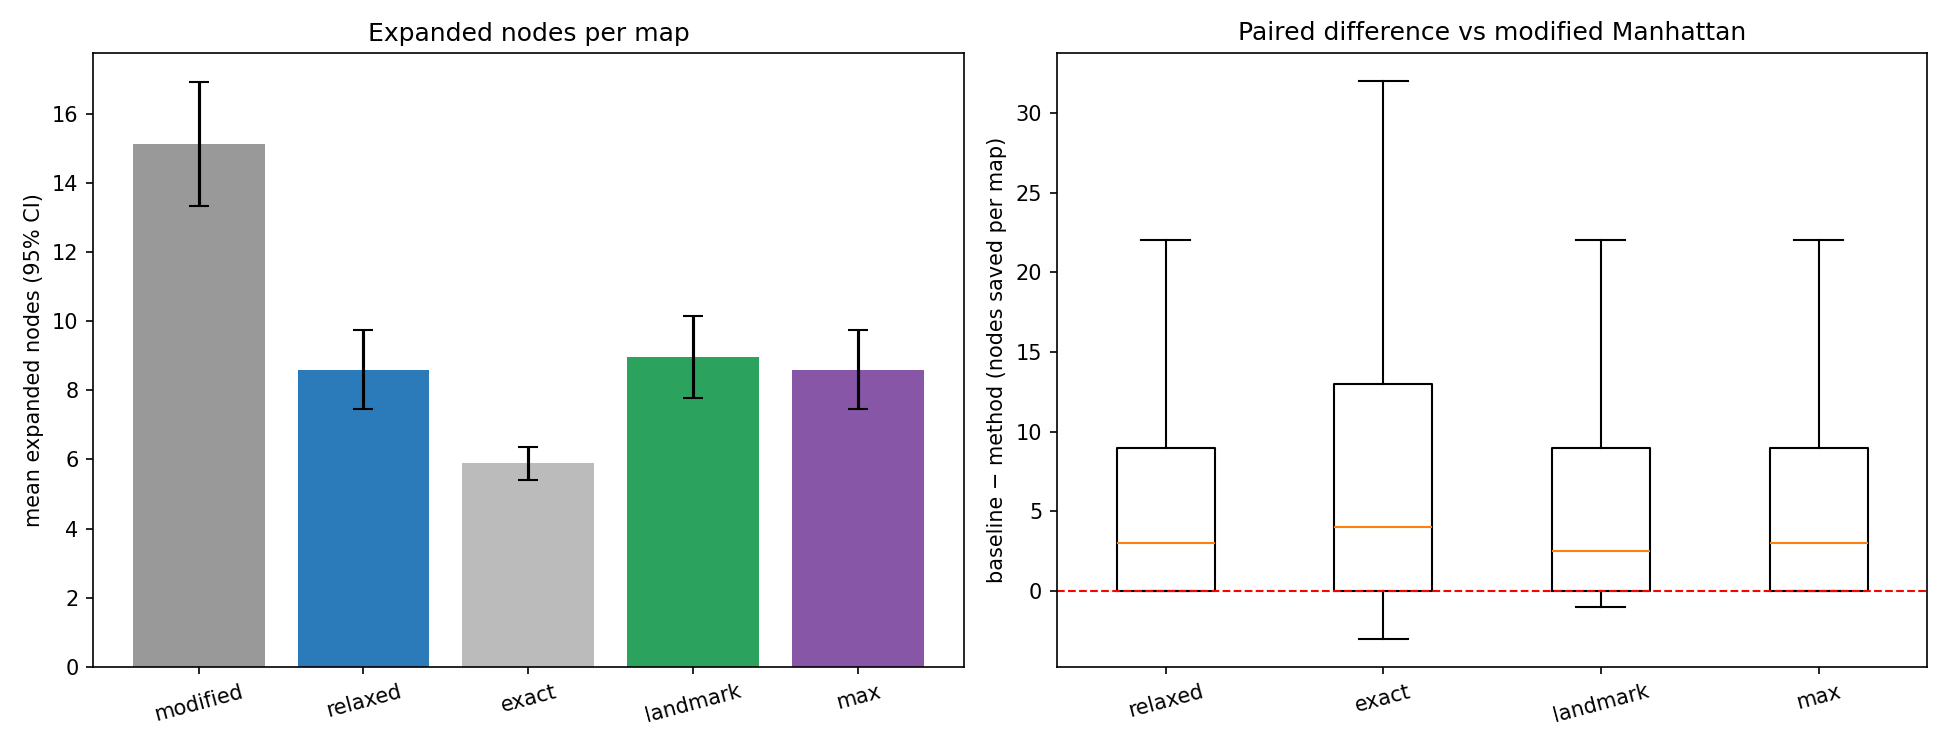

Write the Python code that produced this figure.
import itertools
import math
import os
import random
import statistics
import time

import matplotlib
matplotlib.use('Agg')
import matplotlib.pyplot as plt
from scipy import stats

from weighted_astar_task2 import START, GOAL, can_enter, enter_cost
from extraMethod_task2 import METHODS, astar_with_table, h_exact, reverse_costs

SEED = 2026
PILOT_SIZE = 200
MIN_SIZE = 300
MAX_SIZE = 2000
ALPHA = 0.05
POWER = 0.80
TIME_REPEATS = 3
BASELINE = 'modified'
EXACT = 'exact'
OUT_DIR = os.path.dirname(os.path.abspath(__file__))
PLOT_PATH = os.path.join(OUT_DIR, 'extraTest_task2.png')
REPORT_PATH = os.path.join(OUT_DIR, 'extraTest_task2_results.md')
KEYS = [key for key, _, _ in METHODS]
LABELS = {key: label for key, label, _ in METHODS}


class MapStream:
    # One seeded stream. Extending the sample continues the same sequence.
    def __init__(self, seed):
        self.rng = random.Random(seed)

    def next_map(self):
        while True:
            grid, start, goal = self._raw_map()
            if start in reverse_costs(grid, goal, relaxed=False):
                return grid, start, goal

    def _raw_map(self):
        rng = self.rng
        rows = rng.randint(3, 12)
        cols = rng.randint(3, 12)
        wall_prob = rng.choice([0.0, 0.15, 0.3])
        grid = [['X' if rng.random() < wall_prob else str(rng.randint(1, 9))
                 for _ in range(cols)] for _ in range(rows)]
        start = (rng.randrange(rows), rng.randrange(cols))
        goal = (rng.randrange(rows), rng.randrange(cols))
        while goal == start:
            goal = (rng.randrange(rows), rng.randrange(cols))
        grid[start[0]][start[1]] = START
        grid[goal[0]][goal[1]] = GOAL
        return grid, start, goal


def check_table(grid, table, exact):
    admissible = all(table.get(c, 0) <= exact[c] for c in exact)
    consistent = True
    for c in exact:
        x, y = c
        for dx, dy in [(-1, 0), (1, 0), (0, -1), (0, 1)]:
            nb = (x + dx, y + dy)
            if nb not in exact or not can_enter(grid[nb[0]][nb[1]]):
                continue
            if table.get(c, 0) > enter_cost(grid[nb[0]][nb[1]]) + table.get(nb, 0):
                consistent = False
    return admissible, consistent


def evaluate(grid, start, goal):
    exact = h_exact(grid, goal)
    optimal = exact[start]
    record = {}

    for key, _, build in METHODS:
        pre_times, search_times = [], []
        table = None
        for _ in range(TIME_REPEATS):
            t0 = time.perf_counter()
            table = build(grid, goal)
            t1 = time.perf_counter()
            cost, expanded = astar_with_table(start, goal, grid, table)
            t2 = time.perf_counter()
            pre_times.append(t1 - t0)
            search_times.append(t2 - t1)

        assert cost == optimal, f'{key}: cost {cost} != optimal {optimal}'
        admissible, consistent = check_table(grid, table, exact)
        assert admissible, f'{key}: heuristic overestimates'

        record[key] = {
            'expanded': expanded,
            'pre': min(pre_times),
            'search': min(search_times),
            'consistent': consistent,
        }
    return record


def mean(xs):
    return sum(xs) / len(xs)


def paired_diffs(results, a, b):
    # Per map: nodes expanded by a minus nodes expanded by b.
    return [r[a]['expanded'] - r[b]['expanded'] for r in results]


def mean_ci(diffs):
    n = len(diffs)
    m = mean(diffs)
    if n < 2:
        return m, m, m
    s = statistics.stdev(diffs)
    t = stats.t.ppf(1 - ALPHA / 2, n - 1)
    half = t * s / math.sqrt(n)
    return m, m - half, m + half


def sign_test_p(diffs):
    pos = sum(1 for d in diffs if d > 0)
    neg = sum(1 for d in diffs if d < 0)
    if pos + neg == 0:
        return 1.0
    return stats.binomtest(min(pos, neg), pos + neg, 0.5).pvalue


def holm_adjust(pvals):
    m = len(pvals)
    order = sorted(range(m), key=lambda i: pvals[i])
    adjusted = [0.0] * m
    running = 0.0
    for rank, i in enumerate(order):
        running = max(running, (m - rank) * pvals[i])
        adjusted[i] = min(1.0, running)
    return adjusted


def required_n(diffs):
    # n >= ((z_alpha/2 + z_beta) * sd / |mean|)^2 for a paired comparison.
    delta = abs(mean(diffs))
    if delta == 0 or len(diffs) < 2:
        return None
    sd = statistics.stdev(diffs)
    z = stats.norm.ppf(1 - ALPHA / 2) + stats.norm.ppf(POWER)
    return math.ceil((z * sd / delta) ** 2)


def all_pairs():
    return list(itertools.combinations(KEYS, 2))


def sample_size_table(results):
    rows = []
    for a, b in all_pairs():
        diffs = paired_diffs(results, a, b)
        rows.append((a, b, mean(diffs), required_n(diffs)))
    return rows


def sample_size_needed(results):
    needed = [n for _, _, _, n in sample_size_table(results) if n is not None]
    return max(needed) if needed else None


def collect_sample():
    stream = MapStream(SEED)
    results = []
    target = max(PILOT_SIZE, MIN_SIZE)
    log = []

    while True:
        while len(results) < target:
            grid, start, goal = stream.next_map()
            results.append(evaluate(grid, start, goal))
        needed = sample_size_needed(results)
        log.append((len(results), needed))
        if needed is None or needed <= len(results) or len(results) >= MAX_SIZE:
            break
        target = min(MAX_SIZE, needed)
    return results, log


def summarize(results):
    base_exp = [r[BASELINE]['expanded'] for r in results]
    others = [k for k in KEYS if k != BASELINE]
    pvals = [sign_test_p(paired_diffs(results, BASELINE, k)) for k in others]
    adjusted = dict(zip(others, holm_adjust(pvals)))

    rows = []
    for key in KEYS:
        exp = [r[key]['expanded'] for r in results]
        pre = [r[key]['pre'] for r in results]
        search = [r[key]['search'] for r in results]
        consistent = all(r[key]['consistent'] for r in results)
        row = {
            'key': key,
            'label': LABELS[key],
            'mean_exp': mean(exp),
            'median_exp': statistics.median(exp),
            'pre_ms': statistics.median(pre) * 1000,
            'search_ms': statistics.median(search) * 1000,
            'total_ms': statistics.median([p + s for p, s in zip(pre, search)]) * 1000,
            'consistent': '是' if consistent else '否',
        }
        if key == BASELINE:
            row.update(diff='-', ci='-', win='-', p='-', med_ratio='-', gm_ratio='-')
        else:
            diffs = paired_diffs(results, BASELINE, key)
            m, lo, hi = mean_ci(diffs)
            ratios = [e / b for e, b in zip(exp, base_exp)]
            row.update(
                diff=f'{m:.2f}',
                ci=f'[{lo:.2f}, {hi:.2f}]',
                win=f'{sum(1 for d in diffs if d > 0)} / {sum(1 for d in diffs if d == 0)} / '
                    f'{sum(1 for d in diffs if d < 0)}',
                p=f'{adjusted[key]:.2g}',
                med_ratio=f'{statistics.median(ratios):.2f}',
                gm_ratio=f'{math.exp(mean([math.log(x) for x in ratios])):.2f}',
            )
        rows.append(row)
    return rows


def choose_best(results, rows):
    by_key = {row['key']: row for row in rows}
    practical = sorted([k for k in KEYS if k != EXACT], key=lambda k: by_key[k]['mean_exp'])
    top = practical[0]

    tied = [top]
    for k in practical[1:]:
        diffs = paired_diffs(results, k, top)
        _, lo, hi = mean_ci(diffs)
        if lo <= 0 <= hi:
            tied.append(k)

    winner = min(tied, key=lambda k: by_key[k]['total_ms'])
    if len(tied) == 1:
        reason = f'{LABELS[top]} 的平均扩展节点数显著少于其余实际可用方案'
    else:
        names = '、'.join(LABELS[k] for k in tied)
        reason = (f'{names} 与 {LABELS[top]} 的节点数差异不显著，'
                  f'在这些方案中选择预计算加搜索耗时最少者')
    overall = min(rows, key=lambda r: r['mean_exp'])
    return winner, reason, overall


def render_table(rows):
    lines = []
    for r in rows:
        if r['key'] == BASELINE:
            lines.append(f"{r['label']}：平均扩展 {r['mean_exp']:.1f} 个节点，"
                         f"预计算中位耗时 {r['pre_ms']:.3f} 毫秒，搜索中位耗时 {r['search_ms']:.3f} 毫秒")
        else:
            fewer, same, more = r['win'].split(' / ')
            lines.append(f"{r['label']}：平均扩展 {r['mean_exp']:.1f} 个节点，"
                         f"比基准平均少扩展 {r['diff']} 个，95% 置信区间为 {r['ci'].strip('[]').replace(', ', ' 到 ')}，"
                         f"相对基准少 {fewer} 张图、平 {same} 张图、多 {more} 张图，"
                         f"Holm 校正 p 值 {r['p']}，"
                         f"预计算中位耗时 {r['pre_ms']:.3f} 毫秒，搜索中位耗时 {r['search_ms']:.3f} 毫秒")
    return '\n'.join(lines)


def render_pair_table(results):
    lines = []
    for a, b, m, n in sample_size_table(results):
        _, lo, hi = mean_ci(paired_diffs(results, a, b))
        if n is None:
            lines.append(f"{LABELS[a]}与{LABELS[b]}：节点数相同")
        else:
            lines.append(f"{LABELS[a]}与{LABELS[b]}：配对平均差 {m:.2f}，"
                         f"95% 置信区间为 {lo:.2f} 到 {hi:.2f}，所需样本数 {n}")
    return '\n'.join(lines)


def plot(results, rows):
    keys = [r['key'] for r in rows]
    means = [r['mean_exp'] for r in rows]
    errs_low, errs_high = [], []
    for key in keys:
        exp = [r[key]['expanded'] for r in results]
        m, lo, hi = mean_ci(exp)
        errs_low.append(m - lo)
        errs_high.append(hi - m)

    fig, axes = plt.subplots(1, 2, figsize=(13, 5))

    ax = axes[0]
    xs = list(range(len(keys)))
    ax.bar(xs, means, yerr=[errs_low, errs_high], capsize=5,
           color=['#999999', '#2b7bba', '#bbbbbb', '#2ca25f', '#8856a7'])
    ax.set_xticks(xs)
    ax.set_xticklabels(keys, rotation=15)
    ax.set_ylabel('mean expanded nodes (95% CI)')
    ax.set_title('Expanded nodes per map')

    ax = axes[1]
    others = [k for k in keys if k != BASELINE]
    data = [paired_diffs(results, BASELINE, k) for k in others]
    ax.boxplot(data, showfliers=False)
    ax.set_xticks(range(1, len(others) + 1))
    ax.set_xticklabels(others, rotation=15)
    ax.axhline(0, color='red', linestyle='--', linewidth=1)
    ax.set_ylabel('baseline − method (nodes saved per map)')
    ax.set_title('Paired difference vs modified Manhattan')

    fig.tight_layout()
    fig.savefig(PLOT_PATH, dpi=150)


def run():
    results, log = collect_sample()
    rows = summarize(results)
    winner, reason, overall = choose_best(results, rows)
    needed = log[-1][1]

    lines = [
        f'随机种子 {SEED}，可达地图 {len(results)} 张（公式要求 {needed} 张）。'
        f'所有方案最优代价一致且可采纳。',
        '',
        render_pair_table(results),
        '',
        render_table(rows),
        '',
        f'实际可用最优：{LABELS[winner]}（{reason}）。',
        f'扩展节点最少（含理论上界）：{overall["label"]}，平均 {overall["mean_exp"]:.1f} 个节点。',
    ]

    text = '\n'.join(lines)
    print(text)
    with open(REPORT_PATH, 'w', encoding='utf-8') as f:
        f.write(text + '\n')
    plot(results, rows)
    print(f'图：{PLOT_PATH}')


if __name__ == '__main__':
    run()
